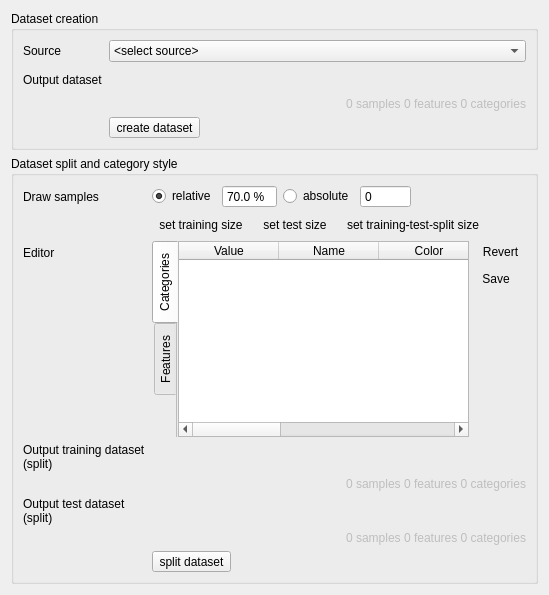
          <widget class="QWidget" name="tab_15">
           <attribute name="title">
            <string>Dataset</string>
           </attribute>
           <layout class="QVBoxLayout" name="verticalLayout_2">
            <item>
             <widget class="QGroupBox" name="groupBox_4">
              <property name="title">
               <string>Dataset creation</string>
              </property>
              <property name="flat">
               <bool>true</bool>
              </property>
              <property name="checkable">
               <bool>false</bool>
              </property>
              <layout class="QFormLayout" name="formLayout_9">
               <item row="0" column="0">
                <widget class="QLabel" name="label_12">
                 <property name="text">
                  <string>Source</string>
                 </property>
                </widget>
               </item>
               <item row="0" column="1">
                <widget class="QComboBox" name="mAlgoDataset">
                 <item>
                  <property name="text">
                   <string>&lt;select source&gt;</string>
                  </property>
                 </item>
                 <item>
                  <property name="text">
                   <string>categorized raster layer and feature raster</string>
                  </property>
                 </item>
                 <item>
                  <property name="text">
                   <string>categorized vector layer and feature raster</string>
                  </property>
                 </item>
                 <item>
                  <property name="text">
                   <string>categorized vector layer with feature fields</string>
                  </property>
                 </item>
                 <item>
                  <property name="text">
                   <string>categorized spectral library</string>
                  </property>
                 </item>
                 <item>
                  <property name="text">
                   <string>table with categories and feature fields</string>
                  </property>
                 </item>
                 <item>
                  <property name="text">
                   <string>text files</string>
                  </property>
                 </item>
                 <item>
                  <property name="text">
                   <string>Python code</string>
                  </property>
                 </item>
                </widget>
               </item>
               <item row="1" column="0">
                <widget class="QLabel" name="label_52">
                 <property name="enabled">
                  <bool>true</bool>
                 </property>
                 <property name="text">
                  <string>Output dataset</string>
                 </property>
                </widget>
               </item>
               <item row="1" column="1">
                <layout class="QHBoxLayout" name="horizontalLayout_27">
                 <item>
                  <widget class="QgsFileWidget" name="mFileDataset">
                   <property name="sizePolicy">
                    <sizepolicy hsizetype="Preferred" vsizetype="Preferred">
                     <horstretch>2</horstretch>
                     <verstretch>0</verstretch>
                    </sizepolicy>
                   </property>
                   <property name="dialogTitle">
                    <string/>
                   </property>
                   <property name="filter">
                    <string>*.pkl</string>
                   </property>
                   <property name="defaultRoot">
                    <string/>
                   </property>
                   <property name="storageMode">
                    <enum>QgsFileWidget::SaveFile</enum>
                   </property>
                   <property name="relativeStorage">
                    <enum>QgsFileWidget::RelativeDefaultPath</enum>
                   </property>
                  </widget>
                 </item>
                 <item>
                  <widget class="QToolButton" name="mViewDataset">
                   <property name="toolTip">
                    <string/>
                   </property>
                   <property name="text">
                    <string/>
                   </property>
                   <property name="icon">
                    <iconset>
                     <normaloff>:/qt-project.org/styles/commonstyle/images/filecontents-128.png</normaloff>:/qt-project.org/styles/commonstyle/images/filecontents-128.png</iconset>
                   </property>
                   <property name="iconSize">
                    <size>
                     <width>16</width>
                     <height>16</height>
                    </size>
                   </property>
                   <property name="toolButtonStyle">
                    <enum>Qt::ToolButtonIconOnly</enum>
                   </property>
                   <property name="autoRaise">
                    <bool>true</bool>
                   </property>
                  </widget>
                 </item>
                </layout>
               </item>
               <item row="2" column="1">
                <widget class="QLabel" name="mInfoDataset">
                 <property name="enabled">
                  <bool>false</bool>
                 </property>
                 <property name="layoutDirection">
                  <enum>Qt::LeftToRight</enum>
                 </property>
                 <property name="text">
                  <string>0 samples 0 features 0 categories</string>
                 </property>
                 <property name="alignment">
                  <set>Qt::AlignRight|Qt::AlignTrailing|Qt::AlignVCenter</set>
                 </property>
                </widget>
               </item>
               <item row="3" column="1">
                <widget class="QToolButton" name="mRunImportDataset">
                 <property name="text">
                  <string>create dataset</string>
                 </property>
                 <property name="icon">
                  <iconset>
                   <normaloff>:/images/themes/default/processingAlgorithm.svg</normaloff>:/images/themes/default/processingAlgorithm.svg</iconset>
                 </property>
                 <property name="iconSize">
                  <size>
                   <width>24</width>
                   <height>16</height>
                  </size>
                 </property>
                 <property name="toolButtonStyle">
                  <enum>Qt::ToolButtonTextBesideIcon</enum>
                 </property>
                 <property name="autoRaise">
                  <bool>false</bool>
                 </property>
                </widget>
               </item>
              </layout>
             </widget>
            </item>
            <item>
             <widget class="QGroupBox" name="groupBox_5">
              <property name="title">
               <string>Dataset split and category style</string>
              </property>
              <property name="flat">
               <bool>true</bool>
              </property>
              <property name="checkable">
               <bool>false</bool>
              </property>
              <layout class="QFormLayout" name="formLayout_11">
               <item row="0" column="0">
                <widget class="QLabel" name="mSampleSize_3">
                 <property name="text">
                  <string>Draw samples</string>
                 </property>
                </widget>
               </item>
               <item row="0" column="1">
                <layout class="QHBoxLayout" name="horizontalLayout_28">
                 <item>
                  <widget class="QRadioButton" name="mRelativeSizeCheck">
                   <property name="text">
                    <string>relative</string>
                   </property>
                   <property name="checked">
                    <bool>true</bool>
                   </property>
                  </widget>
                 </item>
                 <item>
                  <widget class="QgsDoubleSpinBox" name="mRelativeSizeValue">
                   <property name="buttonSymbols">
                    <enum>QAbstractSpinBox::NoButtons</enum>
                   </property>
                   <property name="prefix">
                    <string/>
                   </property>
                   <property name="suffix">
                    <string> %</string>
                   </property>
                   <property name="decimals">
                    <number>1</number>
                   </property>
                   <property name="value">
                    <double>70.000000000000000</double>
                   </property>
                   <property name="showClearButton">
                    <bool>false</bool>
                   </property>
                  </widget>
                 </item>
                 <item>
                  <widget class="QRadioButton" name="mAbsoluteSizeCheck">
                   <property name="text">
                    <string>absolute</string>
                   </property>
                  </widget>
                 </item>
                 <item>
                  <widget class="QgsSpinBox" name="mAbsoluteSizeValue">
                   <property name="buttonSymbols">
                    <enum>QAbstractSpinBox::NoButtons</enum>
                   </property>
                   <property name="suffix">
                    <string/>
                   </property>
                   <property name="prefix">
                    <string/>
                   </property>
                   <property name="maximum">
                    <number>999999999</number>
                   </property>
                   <property name="showClearButton">
                    <bool>false</bool>
                   </property>
                  </widget>
                 </item>
                 <item>
                  <spacer name="horizontalSpacer_11">
                   <property name="orientation">
                    <enum>Qt::Horizontal</enum>
                   </property>
                   <property name="sizeHint" stdset="0">
                    <size>
                     <width>40</width>
                     <height>20</height>
                    </size>
                   </property>
                  </spacer>
                 </item>
                </layout>
               </item>
               <item row="1" column="1">
                <layout class="QHBoxLayout" name="horizontalLayout_29">
                 <item>
                  <widget class="QToolButton" name="mSetTrainSize">
                   <property name="sizePolicy">
                    <sizepolicy hsizetype="Fixed" vsizetype="Fixed">
                     <horstretch>0</horstretch>
                     <verstretch>0</verstretch>
                    </sizepolicy>
                   </property>
                   <property name="text">
                    <string>set training size</string>
                   </property>
                   <property name="icon">
                    <iconset>
                     <normaloff>:/images/themes/default/mActionEditTable.svg</normaloff>:/images/themes/default/mActionEditTable.svg</iconset>
                   </property>
                   <property name="iconSize">
                    <size>
                     <width>16</width>
                     <height>16</height>
                    </size>
                   </property>
                   <property name="toolButtonStyle">
                    <enum>Qt::ToolButtonTextBesideIcon</enum>
                   </property>
                   <property name="autoRaise">
                    <bool>true</bool>
                   </property>
                  </widget>
                 </item>
                 <item>
                  <widget class="QToolButton" name="mSetTestSize">
                   <property name="sizePolicy">
                    <sizepolicy hsizetype="Fixed" vsizetype="Fixed">
                     <horstretch>0</horstretch>
                     <verstretch>0</verstretch>
                    </sizepolicy>
                   </property>
                   <property name="text">
                    <string>set test size</string>
                   </property>
                   <property name="icon">
                    <iconset>
                     <normaloff>:/images/themes/default/mActionEditTable.svg</normaloff>:/images/themes/default/mActionEditTable.svg</iconset>
                   </property>
                   <property name="iconSize">
                    <size>
                     <width>16</width>
                     <height>16</height>
                    </size>
                   </property>
                   <property name="toolButtonStyle">
                    <enum>Qt::ToolButtonTextBesideIcon</enum>
                   </property>
                   <property name="autoRaise">
                    <bool>true</bool>
                   </property>
                  </widget>
                 </item>
                 <item>
                  <widget class="QToolButton" name="mSetSplitSize">
                   <property name="sizePolicy">
                    <sizepolicy hsizetype="Fixed" vsizetype="Fixed">
                     <horstretch>0</horstretch>
                     <verstretch>0</verstretch>
                    </sizepolicy>
                   </property>
                   <property name="text">
                    <string>set training-test-split size</string>
                   </property>
                   <property name="icon">
                    <iconset>
                     <normaloff>:/images/themes/default/mActionEditTable.svg</normaloff>:/images/themes/default/mActionEditTable.svg</iconset>
                   </property>
                   <property name="iconSize">
                    <size>
                     <width>16</width>
                     <height>16</height>
                    </size>
                   </property>
                   <property name="toolButtonStyle">
                    <enum>Qt::ToolButtonTextBesideIcon</enum>
                   </property>
                   <property name="autoRaise">
                    <bool>true</bool>
                   </property>
                  </widget>
                 </item>
                 <item>
                  <spacer name="horizontalSpacer_16">
                   <property name="orientation">
                    <enum>Qt::Horizontal</enum>
                   </property>
                   <property name="sizeHint" stdset="0">
                    <size>
                     <width>40</width>
                     <height>20</height>
                    </size>
                   </property>
                  </spacer>
                 </item>
                </layout>
               </item>
               <item row="2" column="0">
                <widget class="QLabel" name="mSampleSize_4">
                 <property name="text">
                  <string>Editor</string>
                 </property>
                </widget>
               </item>
               <item row="2" column="1">
                <widget class="QWidget" name="widget_4" native="true">
                 <property name="sizePolicy">
                  <sizepolicy hsizetype="Preferred" vsizetype="Preferred">
                   <horstretch>0</horstretch>
                   <verstretch>1</verstretch>
                  </sizepolicy>
                 </property>
                 <layout class="QHBoxLayout" name="horizontalLayout_30">
                  <property name="leftMargin">
                   <number>0</number>
                  </property>
                  <property name="topMargin">
                   <number>0</number>
                  </property>
                  <property name="rightMargin">
                   <number>0</number>
                  </property>
                  <property name="bottomMargin">
                   <number>0</number>
                  </property>
                  <item>
                   <widget class="QTabWidget" name="tab_18">
                    <property name="tabPosition">
                     <enum>QTabWidget::West</enum>
                    </property>
                    <property name="tabShape">
                     <enum>QTabWidget::Rounded</enum>
                    </property>
                    <property name="currentIndex">
                     <number>0</number>
                    </property>
                    <property name="documentMode">
                     <bool>true</bool>
                    </property>
                    <widget class="QWidget" name="tab_25">
                     <attribute name="title">
                      <string>Categories</string>
                     </attribute>
                     <layout class="QVBoxLayout" name="verticalLayout_15">
                      <property name="spacing">
                       <number>6</number>
                      </property>
                      <property name="leftMargin">
                       <number>0</number>
                      </property>
                      <property name="topMargin">
                       <number>0</number>
                      </property>
                      <property name="rightMargin">
                       <number>0</number>
                      </property>
                      <property name="bottomMargin">
                       <number>0</number>
                      </property>
                      <item>
                       <widget class="QTableWidget" name="mCategoryTable">
                        <property name="sizePolicy">
                         <sizepolicy hsizetype="Expanding" vsizetype="Expanding">
                          <horstretch>1</horstretch>
                          <verstretch>1</verstretch>
                         </sizepolicy>
                        </property>
                        <column>
                         <property name="text">
                          <string>Value</string>
                         </property>
                        </column>
                        <column>
                         <property name="text">
                          <string>Name</string>
                         </property>
                        </column>
                        <column>
                         <property name="text">
                          <string>Color</string>
                         </property>
                        </column>
                        <column>
                         <property name="text">
                          <string>Size</string>
                         </property>
                        </column>
                        <column>
                         <property name="text">
                          <string>Training size</string>
                         </property>
                        </column>
                        <column>
                         <property name="text">
                          <string>Test size</string>
                         </property>
                        </column>
                       </widget>
                      </item>
                     </layout>
                    </widget>
                    <widget class="QWidget" name="tab_26">
                     <attribute name="title">
                      <string>Features</string>
                     </attribute>
                     <layout class="QVBoxLayout" name="verticalLayout_16">
                      <property name="leftMargin">
                       <number>0</number>
                      </property>
                      <property name="topMargin">
                       <number>0</number>
                      </property>
                      <property name="rightMargin">
                       <number>0</number>
                      </property>
                      <property name="bottomMargin">
                       <number>0</number>
                      </property>
                      <item>
                       <widget class="QTableWidget" name="mFeaturesTable">
                        <property name="sizePolicy">
                         <sizepolicy hsizetype="Expanding" vsizetype="Expanding">
                          <horstretch>1</horstretch>
                          <verstretch>1</verstretch>
                         </sizepolicy>
                        </property>
                        <column>
                         <property name="text">
                          <string>Name</string>
                         </property>
                        </column>
                       </widget>
                      </item>
                     </layout>
                    </widget>
                   </widget>
                  </item>
                  <item>
                   <layout class="QVBoxLayout" name="verticalLayout_17">
                    <item>
                     <widget class="QToolButton" name="mTableRevert">
                      <property name="sizePolicy">
                       <sizepolicy hsizetype="Fixed" vsizetype="Fixed">
                        <horstretch>0</horstretch>
                        <verstretch>0</verstretch>
                       </sizepolicy>
                      </property>
                      <property name="toolTip">
                       <string>Revert all changes and reload defaults.</string>
                      </property>
                      <property name="text">
                       <string>Revert</string>
                      </property>
                      <property name="icon">
                       <iconset>
                        <normaloff>:/images/themes/default/mActionRollbackAllEdits.svg</normaloff>:/images/themes/default/mActionRollbackAllEdits.svg</iconset>
                      </property>
                      <property name="iconSize">
                       <size>
                        <width>16</width>
                        <height>16</height>
                       </size>
                      </property>
                      <property name="toolButtonStyle">
                       <enum>Qt::ToolButtonIconOnly</enum>
                      </property>
                      <property name="autoRaise">
                       <bool>true</bool>
                      </property>
                     </widget>
                    </item>
                    <item>
                     <widget class="QToolButton" name="mTableSave">
                      <property name="sizePolicy">
                       <sizepolicy hsizetype="Fixed" vsizetype="Fixed">
                        <horstretch>0</horstretch>
                        <verstretch>0</verstretch>
                       </sizepolicy>
                      </property>
                      <property name="toolTip">
                       <string>Apply and save changes.</string>
                      </property>
                      <property name="layoutDirection">
                       <enum>Qt::LeftToRight</enum>
                      </property>
                      <property name="text">
                       <string>Save</string>
                      </property>
                      <property name="icon">
                       <iconset>
                        <normaloff>:/images/themes/default/mActionSaveAllEdits.svg</normaloff>:/images/themes/default/mActionSaveAllEdits.svg</iconset>
                      </property>
                      <property name="iconSize">
                       <size>
                        <width>16</width>
                        <height>16</height>
                       </size>
                      </property>
                      <property name="toolButtonStyle">
                       <enum>Qt::ToolButtonIconOnly</enum>
                      </property>
                      <property name="autoRaise">
                       <bool>true</bool>
                      </property>
                     </widget>
                    </item>
                    <item>
                     <spacer name="verticalSpacer_4">
                      <property name="orientation">
                       <enum>Qt::Vertical</enum>
                      </property>
                      <property name="sizeHint" stdset="0">
                       <size>
                        <width>20</width>
                        <height>40</height>
                       </size>
                      </property>
                     </spacer>
                    </item>
                   </layout>
                  </item>
                 </layout>
                </widget>
               </item>
               <item row="3" column="0">
                <widget class="QLabel" name="label_53">
                 <property name="text">
                  <string>Output training dataset
(split)</string>
                 </property>
                </widget>
               </item>
               <item row="3" column="1">
                <layout class="QHBoxLayout" name="horizontalLayout_31">
                 <item>
                  <widget class="QgsFileWidget" name="mFileTrainingDataset">
                   <property name="sizePolicy">
                    <sizepolicy hsizetype="Preferred" vsizetype="Preferred">
                     <horstretch>2</horstretch>
                     <verstretch>0</verstretch>
                    </sizepolicy>
                   </property>
                   <property name="filter">
                    <string>*.pkl</string>
                   </property>
                   <property name="storageMode">
                    <enum>QgsFileWidget::SaveFile</enum>
                   </property>
                   <property name="relativeStorage">
                    <enum>QgsFileWidget::RelativeDefaultPath</enum>
                   </property>
                  </widget>
                 </item>
                 <item>
                  <widget class="QToolButton" name="mViewTrainingDataset">
                   <property name="toolTip">
                    <string/>
                   </property>
                   <property name="text">
                    <string/>
                   </property>
                   <property name="icon">
                    <iconset>
                     <normaloff>:/qt-project.org/styles/commonstyle/images/filecontents-128.png</normaloff>:/qt-project.org/styles/commonstyle/images/filecontents-128.png</iconset>
                   </property>
                   <property name="iconSize">
                    <size>
                     <width>16</width>
                     <height>16</height>
                    </size>
                   </property>
                   <property name="toolButtonStyle">
                    <enum>Qt::ToolButtonIconOnly</enum>
                   </property>
                   <property name="autoRaise">
                    <bool>true</bool>
                   </property>
                  </widget>
                 </item>
                </layout>
               </item>
               <item row="4" column="1">
                <widget class="QLabel" name="mInfoTrainingDataset">
                 <property name="enabled">
                  <bool>false</bool>
                 </property>
                 <property name="layoutDirection">
                  <enum>Qt::LeftToRight</enum>
                 </property>
                 <property name="text">
                  <string>0 samples 0 features 0 categories</string>
                 </property>
                 <property name="alignment">
                  <set>Qt::AlignRight|Qt::AlignTrailing|Qt::AlignVCenter</set>
                 </property>
                </widget>
               </item>
               <item row="5" column="0">
                <widget class="QLabel" name="label_54">
                 <property name="text">
                  <string>Output test dataset
(split)</string>
                 </property>
                </widget>
               </item>
               <item row="5" column="1">
                <layout class="QHBoxLayout" name="horizontalLayout_32">
                 <item>
                  <widget class="QgsFileWidget" name="mFileTestDataset">
                   <property name="sizePolicy">
                    <sizepolicy hsizetype="Preferred" vsizetype="Preferred">
                     <horstretch>2</horstretch>
                     <verstretch>0</verstretch>
                    </sizepolicy>
                   </property>
                   <property name="filter">
                    <string>*.pkl</string>
                   </property>
                   <property name="storageMode">
                    <enum>QgsFileWidget::SaveFile</enum>
                   </property>
                   <property name="relativeStorage">
                    <enum>QgsFileWidget::RelativeDefaultPath</enum>
                   </property>
                  </widget>
                 </item>
                 <item>
                  <widget class="QToolButton" name="mViewTestDataset">
                   <property name="toolTip">
                    <string/>
                   </property>
                   <property name="text">
                    <string/>
                   </property>
                   <property name="icon">
                    <iconset>
                     <normaloff>:/qt-project.org/styles/commonstyle/images/filecontents-128.png</normaloff>:/qt-project.org/styles/commonstyle/images/filecontents-128.png</iconset>
                   </property>
                   <property name="iconSize">
                    <size>
                     <width>16</width>
                     <height>16</height>
                    </size>
                   </property>
                   <property name="toolButtonStyle">
                    <enum>Qt::ToolButtonIconOnly</enum>
                   </property>
                   <property name="autoRaise">
                    <bool>true</bool>
                   </property>
                  </widget>
                 </item>
                </layout>
               </item>
               <item row="6" column="1">
                <widget class="QLabel" name="mInfoTestDataset">
                 <property name="enabled">
                  <bool>false</bool>
                 </property>
                 <property name="layoutDirection">
                  <enum>Qt::LeftToRight</enum>
                 </property>
                 <property name="text">
                  <string>0 samples 0 features 0 categories</string>
                 </property>
                 <property name="alignment">
                  <set>Qt::AlignRight|Qt::AlignTrailing|Qt::AlignVCenter</set>
                 </property>
                </widget>
               </item>
               <item row="7" column="1">
                <widget class="QToolButton" name="mRunSplitDataset">
                 <property name="toolTip">
                  <string>Split into train-test samples.</string>
                 </property>
                 <property name="text">
                  <string>split dataset</string>
                 </property>
                 <property name="icon">
                  <iconset>
                   <normaloff>:/images/themes/default/processingAlgorithm.svg</normaloff>:/images/themes/default/processingAlgorithm.svg</iconset>
                 </property>
                 <property name="iconSize">
                  <size>
                   <width>16</width>
                   <height>16</height>
                  </size>
                 </property>
                 <property name="toolButtonStyle">
                  <enum>Qt::ToolButtonTextBesideIcon</enum>
                 </property>
                 <property name="autoRaise">
                  <bool>false</bool>
                 </property>
                </widget>
               </item>
              </layout>
             </widget>
            </item>
           </layout>
          </widget>
